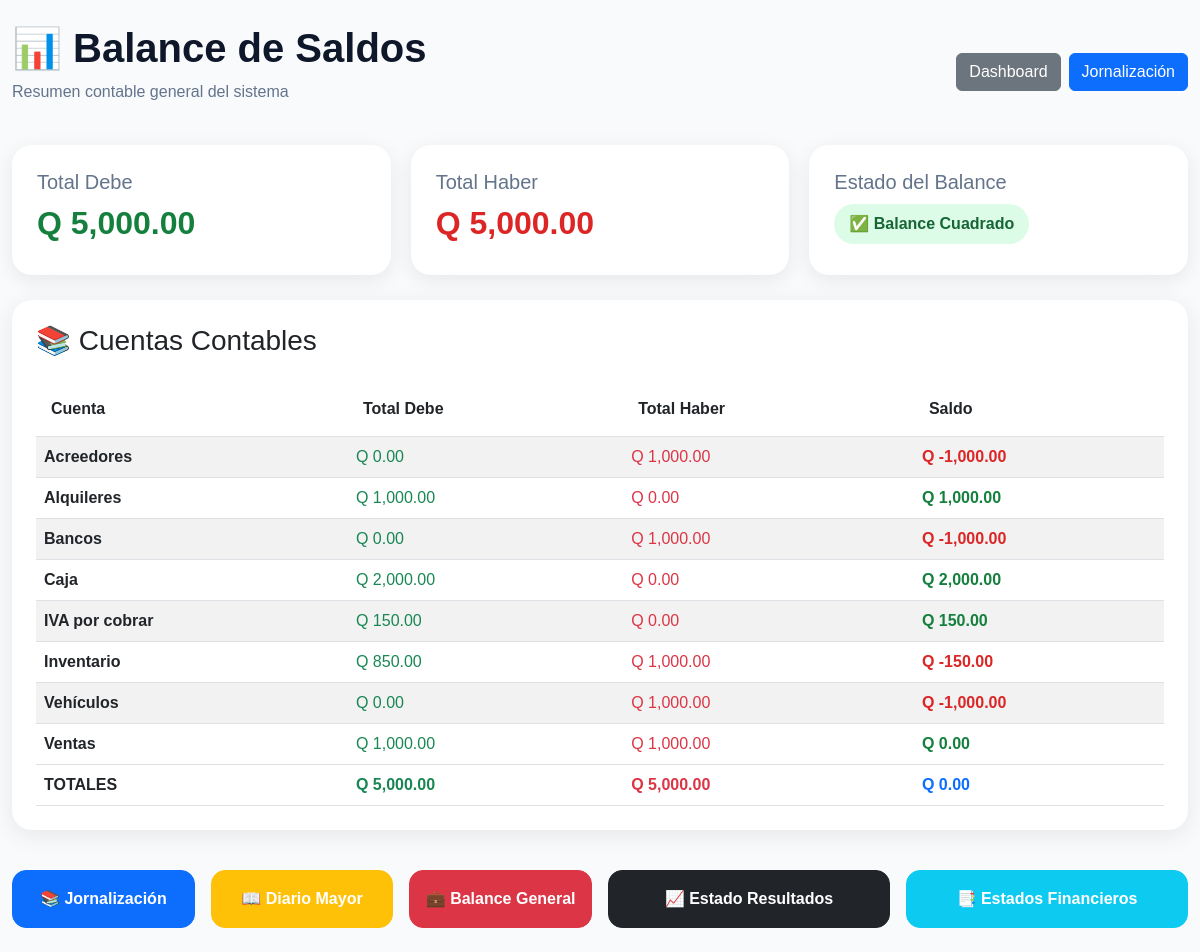
The page /balance (signed in) on the database its author committed.
### tables this page shows
CREATE TABLE jornalizacion (
        id INTEGER PRIMARY KEY AUTOINCREMENT,
        fecha TEXT,
        cuenta TEXT,
        debe REAL DEFAULT 0,
        haber REAL DEFAULT 0,
        descripcion TEXT,
        numero_partida INTEGER
    );

### app.py (the view)
@app.route("/balance")
def vista_balance_saldos():
    if "user" not in session: return redirect("/")
    datos = obtener_balance_saldos()
    return render_template("balance_saldos.html", datos=datos)

### app.py (called while the page is built)
def conectar():
    conn = sqlite3.connect("database.db")
    conn.row_factory = sqlite3.Row
    return conn

def obtener_balance_saldos():
    conn = conectar()
    cursor = conn.cursor()
    cursor.execute("""
        SELECT cuenta, SUM(debe), SUM(haber)
        FROM jornalizacion
        GROUP BY cuenta
        ORDER BY cuenta
    """)
    filas = cursor.fetchall()
    conn.close()
    datos = []
    for fila in filas:
        cuenta = fila[0]
        debe = fila[1] or 0
        haber = fila[2] or 0
        saldo = debe - haber
        datos.append({"cuenta": cuenta, "debe": debe, "haber": haber, "saldo": saldo})
    return datos

### templates/balance_saldos.html (shortened to what this page needs)
<!DOCTYPE html>
<html lang="es">
<head>
    <link href="https://cdn.jsdelivr.net/npm/bootstrap@5.3.0/dist/css/bootstrap.min.css" rel="stylesheet">
</head>
<body>
<div class="container py-4 contenedor">
    {% set total_debe = datos | sum(attribute='debe') %}
    {% set total_haber = datos | sum(attribute='haber') %}
    {% set diferencia = total_debe - total_haber %}
    <div class="topbar">
        <div>
            <h1 class="titulo">📊 Balance de Saldos</h1>
            <p class="subtitulo">
                Resumen contable general del sistema
            </p>
        </div>
        <div class="d-flex gap-2 flex-wrap">
            <a href="/dashboard" class="btn btn-secondary">
                Dashboard
            </a>
            <a href="/jornalizacion" class="btn btn-primary">
                Jornalización
            </a>
        </div>
    </div>
    <div class="resumen">
        <div class="card-resumen">
            <h5>Total Debe</h5>
            <h2 class="debe">
                Q {{ "{:,.2f}".format(total_debe) }}
            </h2>
        </div>
        <div class="card-resumen">
            <h5>Total Haber</h5>
            <h2 class="haber">
                Q {{ "{:,.2f}".format(total_haber) }}
            </h2>
        </div>
        <div class="card-resumen">
            <h5>Estado del Balance</h5>
            {% if diferencia == 0 %}
                <div class="estado-ok">
                    ✅ Balance Cuadrado
                </div>
            {% else %}
                <div class="estado-error">
                    ❌ Diferencia:
                    Q {{ "{:,.2f}".format(diferencia) }}
                </div>
            {% endif %}
        </div>
    </div>
    <div class="card-balance p-4">
        <h3 class="mb-4">📚 Cuentas Contables</h3>
        {% if datos %}
        <div class="table-responsive">
            <table class="table table-hover table-striped align-middle">
                <thead>
                    <tr>
                        <th>Cuenta</th>
                        <th>Total Debe</th>
                        <th>Total Haber</th>
                        <th>Saldo</th>
                    </tr>
                </thead>
                <tbody>
                    {% for fila in datos %}
                    <tr>
                        <td>
                            <strong>{{ fila.cuenta }}</strong>
                        </td>
                        <td class="text-success">
                            Q {{ "{:,.2f}".format(fila.debe) }}
                        </td>
                        <td class="text-danger">
                            Q {{ "{:,.2f}".format(fila.haber) }}
                        </td>
                        <td>
                            {% if fila.saldo >= 0 %}
                                <span class="saldo-positivo">
                                    Q {{ "{:,.2f}".format(fila.saldo) }}
                                </span>
                            {% else %}
                                <span class="saldo-negativo">
                                    Q {{ "{:,.2f}".format(fila.saldo) }}
                                </span>
                            {% endif %}
                        </td>
                    </tr>
                    {% endfor %}
                </tbody>
                <tfoot>
                    <tr>
                        <td>TOTALES</td>
                        <td class="text-success">
                            Q {{ "{:,.2f}".format(total_debe) }}
                        </td>
                        <td class="text-danger">
                            Q {{ "{:,.2f}".format(total_haber) }}
                        </td>
                        <td class="text-primary">
                            Q {{ "{:,.2f}".format(diferencia) }}
                        </td>
                    </tr>
                </tfoot>
            </table>
        </div>
        {% else %}
        <div class="alert alert-warning text-center">
            No existen registros contables todavía.
        </div>
        {% endif %}
    </div>
    <div class="row g-3 mt-4">
        <div class="col-md-2">
            <a href="/jornalizacion"
            class="btn btn-primary w-100 btn-acceso py-3">
                📚 Jornalización
            </a>
        </div>
        <div class="col-md-2">
            <a href="/diario_mayor"
            class="btn btn-warning text-white w-100 btn-acceso py-3">
                📖 Diario Mayor
            </a>
        </div>
        <div class="col-md-2">
            <a href="/balance_general"
            class="btn btn-danger w-100 btn-acceso py-3">
                💼 Balance General
            </a>
        </div>
        <div class="col-md-3">
            <a href="/estado_resultados"
            class="btn btn-dark w-100 btn-acceso py-3">
                📈 Estado Resultados
            </a>
        </div>
        <div class="col-md-3">
            <a href="/estados_financieros"
            class="btn btn-info text-white w-100 btn-acceso py-3">
                📑 Estados Financieros
            </a>
        </div>
    </div>
</div>
</body>
</html>

### templates/balance_saldos.html (style rules this page uses)
body { background:#f8fafc; font-family:Arial, Helvetica, sans-serif; }
.contenedor { max-width:1300px; margin:auto; }
.card-balance { border:none; border-radius:20px; box-shadow:0 5px 25px rgba(0,0,0,.08); background:white; }
.titulo { font-weight:bold; color:#0f172a; }
.subtitulo { color:#64748b; }
thead { background:#2563eb; color:white; }
thead th { padding:15px !important; }
.saldo-positivo { color:#15803d; font-weight:bold; }
.saldo-negativo { color:#dc2626; font-weight:bold; }
.topbar { display:flex; justify-content:space-between; align-items:center; margin-bottom:25px; flex-wrap:wrap; gap:15px; }
.resumen { display:grid; grid-template-columns:repeat(auto-fit,minmax(250px,1fr)); gap:20px; margin-bottom:25px; }
.card-resumen { background:white; border-radius:20px; padding:25px; box-shadow:0 5px 20px rgba(0,0,0,.08); }
.card-resumen h5 { color:#64748b; margin-bottom:10px; }
.card-resumen h2 { font-weight:bold; }
.debe { color:#15803d; }
.haber { color:#dc2626; }
.estado-ok { background:#dcfce7; color:#166534; padding:8px 15px; border-radius:50px; font-weight:bold; display:inline-block; }
.btn-acceso { border-radius:14px; font-weight:bold; }
tfoot { background:#f8fafc; font-weight:bold; }
.table { margin-bottom:0; }

### rows shown on the page
jornalizacion: cuenta "Acreedores", debe "0.00", haber "1,000.00", saldo "-1,000.00"
jornalizacion: cuenta "Alquileres", debe "1,000.00", haber "0.00", saldo "1,000.00"
jornalizacion: cuenta "Bancos", debe "0.00", haber "1,000.00", saldo "-1,000.00"
jornalizacion: cuenta "IVA por cobrar", debe "150.00", haber "0.00", saldo "150.00"
jornalizacion: cuenta "Vehículos", debe "0.00", haber "1,000.00", saldo "-1,000.00"

### other values the page prints
{{ "{:,.2f}".format(total_debe) }} "5,000.00"
{{ "{:,.2f}".format(total_haber) }} "5,000.00"
{{ fila.cuenta }} "Caja" "Inventario" "Ventas"
{{ "{:,.2f}".format(fila.debe) }} "2,000.00" "850.00" "1,000.00"
{{ "{:,.2f}".format(fila.haber) }} "0.00" "1,000.00" "1,000.00"
{{ "{:,.2f}".format(fila.saldo) }} "2,000.00" "0.00"
{{ "{:,.2f}".format(fila.saldo) }} "-150.00"
{{ "{:,.2f}".format(diferencia) }} "0.00"
